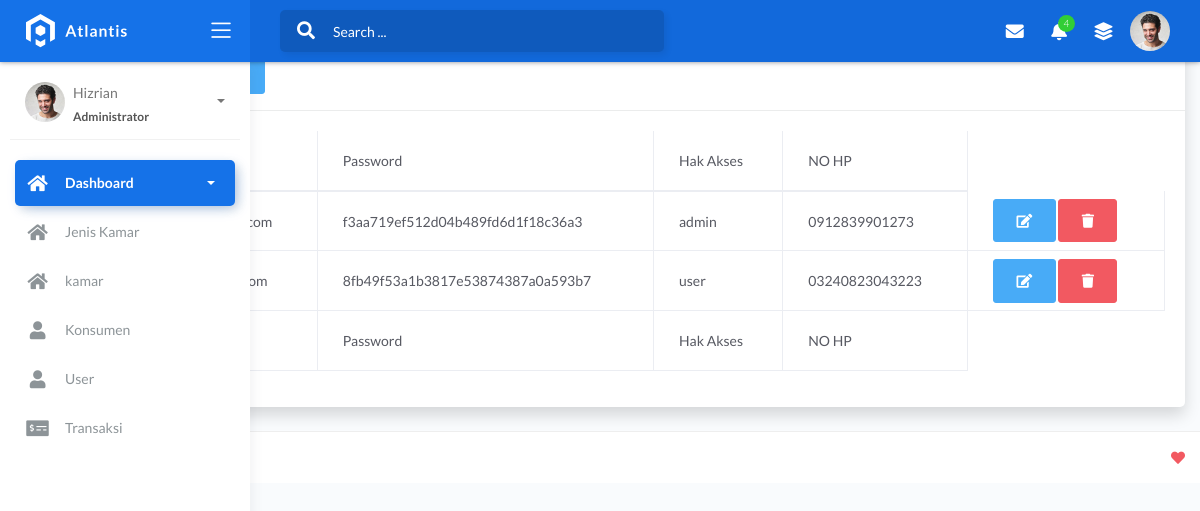
The app's page /latihan_nazar/index.php/user with its own data.
### tables this page shows
CREATE TABLE `tbl_user` (
  `id_user` int(11) NOT NULL,
  `email` varchar(100) NOT NULL,
  `password` varchar(100) NOT NULL,
  `nama_lengkap` varchar(100) NOT NULL,
  `no_hp` varchar(100) NOT NULL,
  `hak_akses` enum('user','admin') NOT NULL
);

### latihan_nazar/application/controllers/User.php (called while the page is built, shortened)
<?php
class User  extends CI_Controller
{
    function index()
    {
        $data['tbl_user'] = $this->M_user->SemuaData();
        $this->load->view('partial_admin/header');
        $this->load->view('partial_admin/navigasi');
        $this->load->view('partial_admin/js');
        $this->load->view('content_admin/user',$data);
        $this->load->view('partial_admin/footer');
    }
}

### latihan_nazar/index.php (called while the page is built, shortened)
<?php
require_once BASEPATH.'core/CodeIgniter.php';

### latihan_nazar/application/models/M_user.php (called while the page is built, shortened)
<?php
class M_user extends CI_Model
{
    function SemuaData()
    {
        return $this->db->get('tbl_user')->result_array();
    }
}

### latihan_nazar/application/views/content_admin/user.php (the view, shortened to what this page needs)
<div class="container-fluid">
    <h1 class="h3 mb-2 text-gray-800">
    </h1>
    <div class="card shadow mb-4">
        <div class="card-header py-3">
            <h6 class="m-0 font-weight-bold text-info">Data Jenis Kamar
                <a href="<?= base_url('index.php/user/tambah_data_user') ?>">
                    <button class="btn btn-info">Tambah data</button>
                </a>
            </h6>
        </div>
        <div class="card-body">
            <div class="table-responsive">
                <table class="table table-bordered" id="dataTable" width="100%" cellspacing="0">
                    <thead>
                        <tr>
                            <td>Id user</td>
                            <td>Email</td>
                            <td>Password</td>
                            <td>Hak Akses</td>
                            <td>NO HP</td>
                        </tr>
                    </thead>
                    <tfoot>
                        <tr>
                            <td>Id user</td>
                            <td>Email</td>
                            <td>Password</td>
                            <td>Hak Akses</td>
                            <td>NO HP</td>
                        </tr>
                    </tfoot>
                    <tbody>
                        <?php
                        $no = 1;
                        foreach ($tbl_user as $tur) :
                        ?>
                            <tr>
                                <td><?php echo $no++; ?></td>
                                <td><?php echo $tur["email"] ?></td>
                                <td><?php echo $tur["password"] ?></td>
                                <td><?php echo $tur["hak_akses"] ?></td>
                                <td><?php echo $tur["no_hp"] ?></td>
                                <td>
                                    <a href="<?= base_url('index.php/user/update_data_user/') ?><?php echo $tur['id_user'] ?>" class="btn btn-info btn-circle">
                                        <i class="fas fa-edit"></i>
                                    </a>
                                    <a href="<?= base_url('index.php/user/hapus_data_user/') ?><?php echo $tur['id_user'] ?>" class="btn btn-danger btn-circle">
                                        <i class="fas fa-trash"></i>
                                    </a>
                                </td>
                            </tr>
                        <?php endforeach; ?>
                    </tbody>
                </table>
            </div>
        </div>
    </div>

### records on screen
tbl_user: password "f3aa719ef512d04b489fd6d1f18c36a3", hak_akses "admin", no_hp "0912839901273"
tbl_user: password "8fb49f53a1b3817e53874387a0a593b7", hak_akses "user", no_hp "03240823043223"
